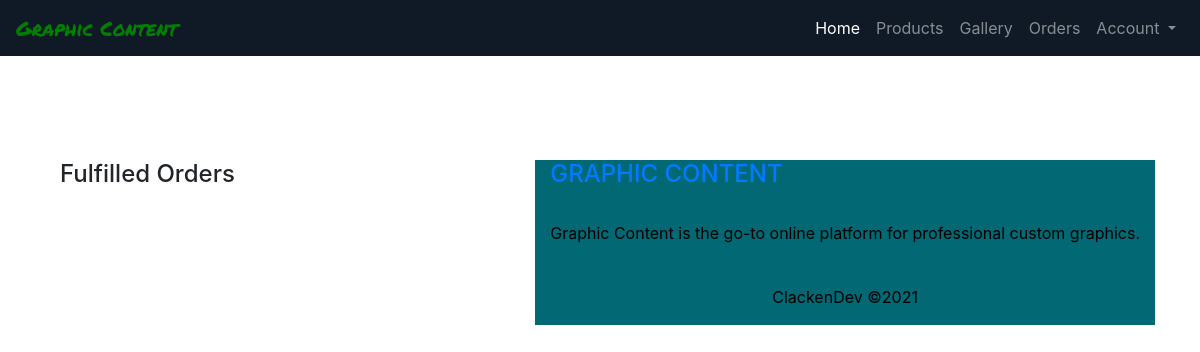
The page /orders/ (signed in) on the database as committed earlier.
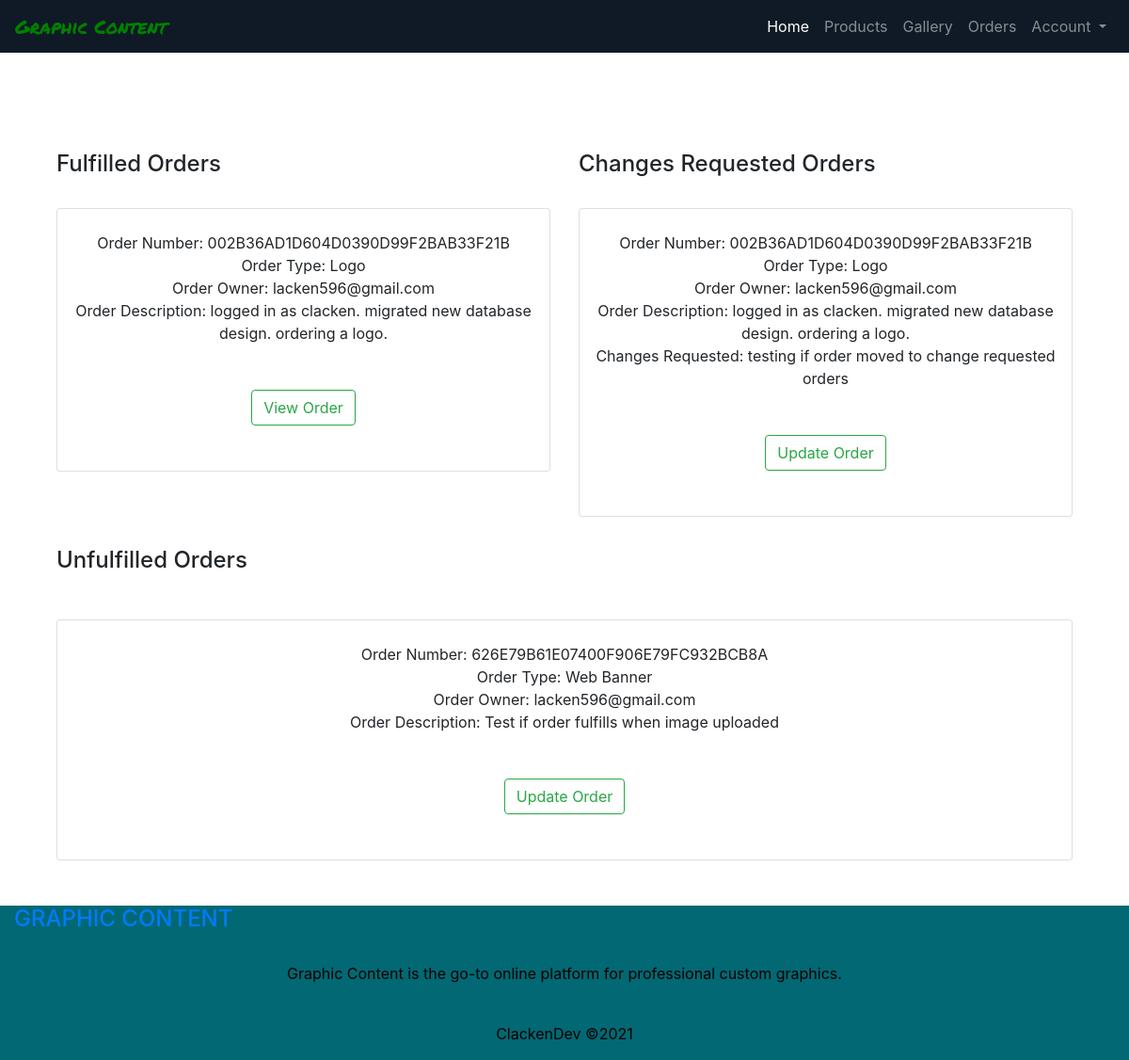
The same page on the database as committed later.
### orders/models.py (models this page shows, shortened)
class Order(models.Model):
    order_number = models.CharField(max_length=32, null=False, editable=False)
    user_profile = models.ForeignKey(UserProfile, on_delete=models.SET_NULL,
                                     null=True, blank=True,
                                     related_name='orders')
    date = models.DateTimeField(auto_now_add=True)
    service = models.ForeignKey(Product, null=False, blank=False,
                                on_delete=models.CASCADE)
    total = models.DecimalField(max_digits=10, decimal_places=2, null=False,
                                default=0)
    description = models.TextField(null=False, blank=False)
    image = models.ImageField(null=True, blank=True)
    is_fulfilled = models.BooleanField(default=False)
    changes_requested = models.TextField(null=False, blank=True)

### products/models.py (models this page shows)
class Product(models.Model):
    service_type = models.CharField(max_length=254)
    price = models.DecimalField(max_digits=6, decimal_places=2)
    short_description = models.TextField(null=True)
    description = models.TextField(null=True)
    lead_time = models.CharField(max_length=254)
    image_url = models.URLField(max_length=1024, null=True, blank=True)
    image = models.ImageField(null=True, blank=True)
    def __str__(self):
        return str(self.service_type)

### profiles/models.py (models this page shows, shortened)
class UserProfile(models.Model):
    user = models.OneToOneField(User, on_delete=models.CASCADE)

### orders/views.py (the view)
# urls.py: path('orders/', include('orders.urls')),
@login_required
def orders(request):
    profile = get_object_or_404(UserProfile, user=request.user)
    orders = Order.objects.all()
    template = 'orders/orders.html'
    context = {
        'profile': profile,
        'orders': orders,
    }
    return render(request, template, context)

### orders/templates/orders/orders.html (shortened to what this page needs)
{% extends "base.html" %}
{% load static %}
{% block content %}
<div class="container mx-auto page-body">
    <div class="row mx-auto">
        <div class="col">
            <h4>Fulfilled Orders</h4>
            {% for order in orders %}
            {% if order.image %}
            <div class="card order-card mx-auto text-center">
                <span class="mt-4">Order Number: {{ order.order_number }}</span>
                <span>Order Type: {{ order.service}}</span>
                <span>Order Owner: {{ order.user_profile.user.email }}</span>
                <span>Order Description: {{ order.description}}</span>
                <div class="text-center my-5">
                    <a class="btn btn-outline-success" href="{% url 'view_order' order.order_number %}"
                        role="button">View Order</a>
                </div>
            </div>
        </div>
        {% endif %}
        {% if not order.image %}
        <div class="col">
            <h4>Unfulfilled Orders</h4>
            <div class="card order-card mx-auto mt-5 mb-5 text-center">
                <span class="mt-4">Order Number: {{ order.order_number }}</span>
                <span>Order Type: {{ order.service}}</span>
                <span>Order Owner: {{ order.user_profile.user.email }}</span>
                <span>Order Description: {{ order.description}}</span>
                <div class="text-center my-5">
                    <a class="btn btn-outline-success" href="{% url 'edit_order' order.order_number %}"
                        role="button">Update
                        Order</a>
                </div>
            </div>
            {% endif %}
            {% if order.changes_requested %}
            <div class="col">
                <h4>Changes Requested Orders</h4>
                <div class="card order-card mx-auto text-center">
                    <span class="mt-4">Order Number: {{ order.order_number }}</span>
                    <span>Order Type: {{ order.service}}</span>
                    <span>Order Owner: {{ order.user_profile.user.email }}</span>
                    <span>Order Description: {{ order.description}}</span>
                    <span>Changes Requested: {{ order.changes_requested}}</span>
                    <div class="text-center my-5">
                        <a class="btn btn-outline-success" href="{% url 'edit_order' order.order_number %}"
                            role="button">Update
                            Order</a>
                    </div>
                </div>
            {% endif %}
            </div>
        </div>
        {% endfor %}
    </div>
    {% endblock %}

Rows that differ between the two databases and show on the page:
added Order: order_number "002B36AD1D604D0390D99F2BAB33F21B", service "Logo", user_profile.user.email "lacken596@gmail.com", description "logged in as clacken. migrated new database design. ordering a logo.", changes_requested "testing if order moved to change requested orders"
added Order: order_number "626E79B61E07400F906E79FC932BCB8A", service "Web Banner", user_profile.user.email "lacken596@gmail.com", description "Test if order fulfills when image uploaded"
